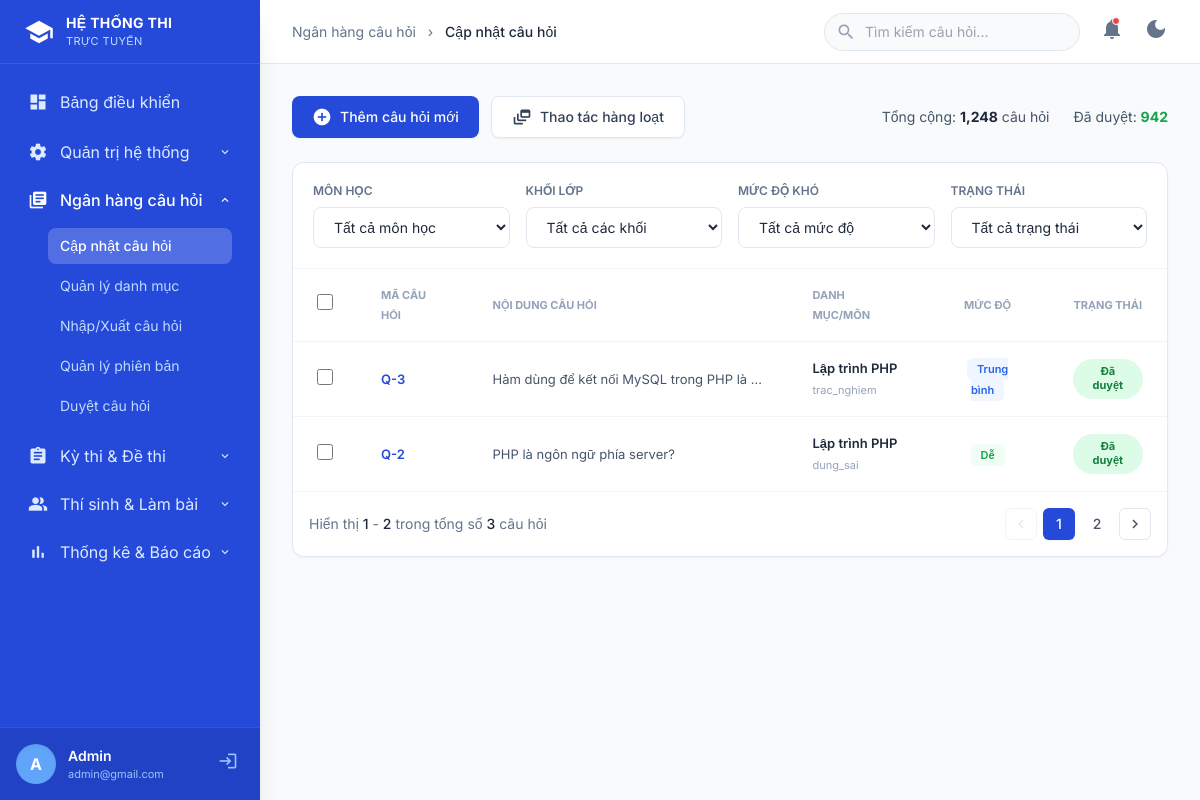
Screenshot of /UI/admin/danhsachcauhoi.php with the database file from the repository.
### tables this page shows
CREATE TABLE IF NOT EXISTS `cau_hoi` (
  `ma_cau_hoi` int(11) NOT NULL AUTO_INCREMENT,
  `ma_danh_muc` int(11) DEFAULT NULL,
  `ma_giao_vien` int(11) DEFAULT NULL,
  `noi_dung` text NOT NULL,
  `muc_do` enum('de','trung_binh','kho') DEFAULT 'trung_binh',
  `loai_cau_hoi` enum('trac_nghiem','dung_sai','tu_luan') NOT NULL,
  `ngay_tao` timestamp NOT NULL DEFAULT current_timestamp(),
  `trang_thai_duyet` enum('cho_duyet','da_duyet','tu_choi') DEFAULT 'cho_duyet',
  PRIMARY KEY (`ma_cau_hoi`),
  KEY `ma_danh_muc` (`ma_danh_muc`),
  KEY `ma_giao_vien` (`ma_giao_vien`)
);

CREATE TABLE IF NOT EXISTS `danh_muc` (
  `ma_danh_muc` int(11) NOT NULL AUTO_INCREMENT,
  `ten_danh_muc` varchar(100) NOT NULL,
  `ngay_tao` timestamp NOT NULL DEFAULT current_timestamp(),
  PRIMARY KEY (`ma_danh_muc`)
);

### UI/admin/danhsachcauhoi.php (the view, shortened to what this page needs)
<?php
$conn = Database::getConnection();
$sql = "
SELECT
    ch.ma_cau_hoi,
    ch.noi_dung,
    ch.muc_do,
    ch.loai_cau_hoi,
    dm.ten_danh_muc,
    ch.ngay_tao
FROM cau_hoi ch
LEFT JOIN danh_muc dm ON ch.ma_danh_muc = dm.ma_danh_muc
ORDER BY ch.ma_cau_hoi DESC
";
$result = $conn->query($sql);
$questions = [];
while ($row = $result->fetch(PDO::FETCH_ASSOC)) {
    $level = $row['muc_do'];
    $level_bg = '';
    $level_text = '';
    if ($level == 'de') {
        $level = 'Dễ';
        $level_bg = 'bg-green-50';
        $level_text = 'text-green-600';
    } elseif ($level == 'trung_binh') {
        $level = 'Trung bình';
        $level_bg = 'bg-blue-50';
        $level_text = 'text-blue-600';
    } else {
        $level = 'Khó';
        $level_bg = 'bg-red-50';
        $level_text = 'text-red-600';
    }
    $questions[] = [
        'code' => 'Q-' . $row['ma_cau_hoi'],
        'content' => $row['noi_dung'],
        'subject' => $row['ten_danh_muc'] ?? 'Chưa phân loại',
        'grade' => $row['loai_cau_hoi'],
        'level' => $level,
        'level_bg' => $level_bg,
        'level_text' => $level_text,
        'status' => 'Đã duyệt',
        'status_bg' => 'bg-green-100',
        'status_text' => 'text-green-700',
        'dot' => ''
    ];
}
include 'components/header.php';
include 'components/sidebar.php';
?>
<main class="flex-1 flex flex-col h-screen overflow-hidden transition-colors duration-200">
    <header
        class="h-16 bg-white dark:bg-slate-800 border-b border-slate-200 dark:border-slate-700 px-8 flex items-center justify-between z-10 shrink-0 transition-colors">
        <div class="text-sm text-slate-500 dark:text-slate-400">
            Ngân hàng câu hỏi <span class="mx-2">›</span> <span class="text-slate-800 dark:text-white font-medium">Cập nhật câu hỏi</span>
        </div>
        <div class="flex items-center gap-5">
            <div class="relative">
                <span
                    class="material-icons absolute left-3 top-1/2 -translate-y-1/2 text-slate-400 text-[20px]">search</span>
                <input type="text" id="quickSearch" placeholder="Tìm kiếm câu hỏi..."
                    class="pl-10 pr-4 py-2 bg-slate-50 dark:bg-slate-900/50 border border-slate-200 dark:border-slate-600 rounded-full text-sm text-slate-800 dark:text-white focus:ring-1 focus:ring-[#254ada] focus:outline-none w-64 transition">
            </div>
            <div class="relative">
                <button id="notifButton" type="button"
                    class="relative text-slate-500 dark:text-slate-400 hover:text-[#254ada] dark:hover:text-[#4b6bfb] transition focus:outline-none">
                    <span class="material-icons">notifications</span>
                    <span
                        class="absolute top-0 right-1 w-2 h-2 bg-red-500 rounded-full border border-white dark:border-slate-800"></span>
                </button>
            </div>
            <button id="darkModeToggle"
                class="text-slate-500 dark:text-slate-400 hover:text-[#254ada] dark:hover:text-[#4b6bfb] transition focus:outline-none">
                <span class="material-icons" id="darkModeIcon">dark_mode</span>
            </button>
        </div>
    </header>
    <div
        class="flex-1 overflow-y-auto p-8 bg-slate-50 dark:bg-slate-900 custom-scrollbar transition-colors duration-200">
        <div class="flex justify-between items-center mb-6">
            <div class="flex gap-3">
                <button onclick="openModal('addQuestionModal')"
                    class="px-5 py-2.5 bg-[#254ada] dark:bg-[#4b6bfb] text-white rounded-lg flex items-center gap-2 hover:bg-[#1e3bb3] dark:hover:bg-[#254ada] text-sm font-medium shadow-sm transition">
                    <span class="material-icons text-[20px]">add_circle</span> Thêm câu hỏi mới
                </button>
                <button
                    class="px-5 py-2.5 bg-white dark:bg-slate-800 border border-slate-200 dark:border-slate-700 text-slate-700 dark:text-slate-300 rounded-lg flex items-center gap-2 hover:bg-slate-50 dark:hover:bg-slate-700 text-sm font-medium shadow-sm transition">
                    <span class="material-icons text-[20px]">dynamic_feed</span> Thao tác hàng loạt
                </button>
            </div>
            <div class="text-sm text-slate-600 dark:text-slate-400 flex gap-6">
                <span>Tổng cộng: <b class="text-slate-800 dark:text-white">1,248</b> câu hỏi</span>
                <span>Đã duyệt: <b class="text-green-600 dark:text-green-400">942</b></span>
            </div>
        </div>
        <div
            class="bg-white dark:bg-slate-800 rounded-xl border border-slate-200 dark:border-slate-700 shadow-sm flex flex-col transition-colors">
            <div class="p-5 flex gap-4 border-b border-slate-100 dark:border-slate-700">
                <div class="flex-1">
                    <label class="block text-xs font-semibold text-slate-500 dark:text-slate-400 uppercase mb-2">Môn
                        học</label>
                    <select
                        class="w-full px-4 py-2.5 border border-slate-200 dark:border-slate-600 rounded-lg text-sm bg-white dark:bg-slate-700 text-slate-800 dark:text-white focus:outline-none focus:border-[#254ada] transition">
                        <option>Tất cả môn học</option>
                    </select>
                </div>
                <div class="flex-1">
                    <label class="block text-xs font-semibold text-slate-500 dark:text-slate-400 uppercase mb-2">Khối
                        lớp</label>
                    <select
                        class="w-full px-4 py-2.5 border border-slate-200 dark:border-slate-600 rounded-lg text-sm bg-white dark:bg-slate-700 text-slate-800 dark:text-white focus:outline-none focus:border-[#254ada] transition">
                        <option>Tất cả các khối</option>
                    </select>
                </div>
                <div class="flex-1">
                    <label class="block text-xs font-semibold text-slate-500 dark:text-slate-400 uppercase mb-2">Mức độ
                        khó</label>
                    <select
                        class="w-full px-4 py-2.5 border border-slate-200 dark:border-slate-600 rounded-lg text-sm bg-white dark:bg-slate-700 text-slate-800 dark:text-white focus:outline-none focus:border-[#254ada] transition">
                        <option>Tất cả mức độ</option>
                    </select>
                </div>
                <div class="flex-1">
                    <label class="block text-xs font-semibold text-slate-500 dark:text-slate-400 uppercase mb-2">Trạng
                        thái</label>
                    <select
                        class="w-full px-4 py-2.5 border border-slate-200 dark:border-slate-600 rounded-lg text-sm bg-white dark:bg-slate-700 text-slate-800 dark:text-white focus:outline-none focus:border-[#254ada] transition">
                        <option>Tất cả trạng thái</option>
                    </select>
                </div>
            </div>
            <div class="overflow-x-auto">
                <table class="w-full text-left text-sm">
                    <thead
                        class="bg-white dark:bg-slate-800 text-[11px] text-slate-400 dark:text-slate-500 uppercase font-semibold border-b border-slate-100 dark:border-slate-700">
                        <tr>
                            <th class="px-6 py-4 w-14 text-center">
                                <input type="checkbox" id="selectAllBtn"
                                    class="w-4 h-4 text-[#254ada] rounded border-slate-300 dark:border-slate-600 dark:bg-slate-700 focus:ring-[#254ada] cursor-pointer">
                            </th>
                            <th class="px-6 py-4">Mã câu hỏi</th>
                            <th class="px-6 py-4 w-[35%]">Nội dung câu hỏi</th>
                            <th class="px-6 py-4">Danh mục/Môn</th>
                            <th class="px-6 py-4 text-center">Mức độ</th>
                            <th class="px-6 py-4 text-center">Trạng thái</th>
                        </tr>
                    </thead>
                    <tbody class="divide-y divide-slate-100 dark:divide-slate-700" id="questionsTableBody">
                        <?php foreach ($questions as $q): ?>
                            <tr class="hover:bg-slate-50/80 dark:hover:bg-slate-700/50 transition question-row">
                                <td class="px-6 py-4 text-center">
                                    <input type="checkbox"
                                        class="row-checkbox w-4 h-4 text-[#254ada] rounded border-slate-300 dark:border-slate-600 dark:bg-slate-700 focus:ring-[#254ada] cursor-pointer">
                                </td>
                                <td class="px-6 py-4 font-semibold text-[#254ada] dark:text-[#4b6bfb] text-[13px] q-code">
                                    <?php echo $q['code']; ?>
                                </td>
                                <td class="px-6 py-4 text-slate-600 dark:text-slate-300 text-[13px] truncate max-w-xs q-content"
                                    title="<?php echo $q['content']; ?>"><?php echo $q['content']; ?></td>
                                <td class="px-6 py-4">
                                    <div class="font-semibold text-slate-800 dark:text-white text-[13px]">
                                        <?php echo $q['subject']; ?>
                                    </div>
                                    <div class="text-[11px] text-slate-400 dark:text-slate-500 mt-0.5">
                                        <?php echo $q['grade']; ?>
                                    </div>
                                </td>
                                <td class="px-6 py-4 text-center">
                                    <span
                                        class="px-2.5 py-1 rounded-md <?php echo $q['level_bg']; ?> dark:bg-opacity-20 <?php echo $q['level_text']; ?> text-[11px] font-semibold"><?php echo $q['level']; ?></span>
                                </td>
                                <td class="px-6 py-4 text-center">
                                    <?php if ($q['dot'] != ''): ?>
                                        <span
                                            class="inline-flex items-center gap-1.5 text-[12px] font-semibold <?php echo $q['status_text']; ?>">
                                            <div class="w-1.5 h-1.5 rounded-full <?php echo $q['dot']; ?>"></div>
                                            <?php echo $q['status']; ?>
                                        </span>
                                    <?php else: ?>
                                        <span
                                            class="px-3 py-1.5 rounded-full <?php echo $q['status_bg']; ?> dark:bg-opacity-20 <?php echo $q['status_text']; ?> text-[11px] font-bold inline-flex items-center text-center leading-tight max-w-[80px]"><?php echo $q['status']; ?></span>
                                    <?php endif; ?>
                                </td>
                            </tr>
                        <?php endforeach; ?>
                    </tbody>
                </table>
            </div>
            <div
                class="p-4 border-t border-slate-100 dark:border-slate-700 flex items-center justify-between text-sm text-slate-500 dark:text-slate-400 bg-white dark:bg-slate-800 rounded-b-xl transition-colors">
                <p id="paginationInfo">Hiển thị <span class="font-medium text-slate-800 dark:text-white">0</span> -
                </p>
                <div id="paginationControls" class="flex items-center gap-1.5">
                </div>
            </div>
        </div>
    </div>
</main>
<?php include 'components/footer.php'; ?>

### UI/admin/components/header.php (style rules this page uses)
body { font-family: 'Inter', sans-serif; }

### rows the page displays
cau_hoi: code "Q-3", noi_dung "Hàm dùng để kết nối MySQL trong PHP là…", ma_danh_muc.ten_danh_muc "Lập trình PHP", loai_cau_hoi "trac_nghiem", level "Trung bình", status "Đã duyệt"
cau_hoi: code "Q-2", noi_dung "PHP là ngôn ngữ phía server?", ma_danh_muc.ten_danh_muc "Lập trình PHP", loai_cau_hoi "dung_sai", level "Dễ", status "Đã duyệt"

### other values shown
$avatar "A"
$username "Admin"
$email "admin@gmail.com"
